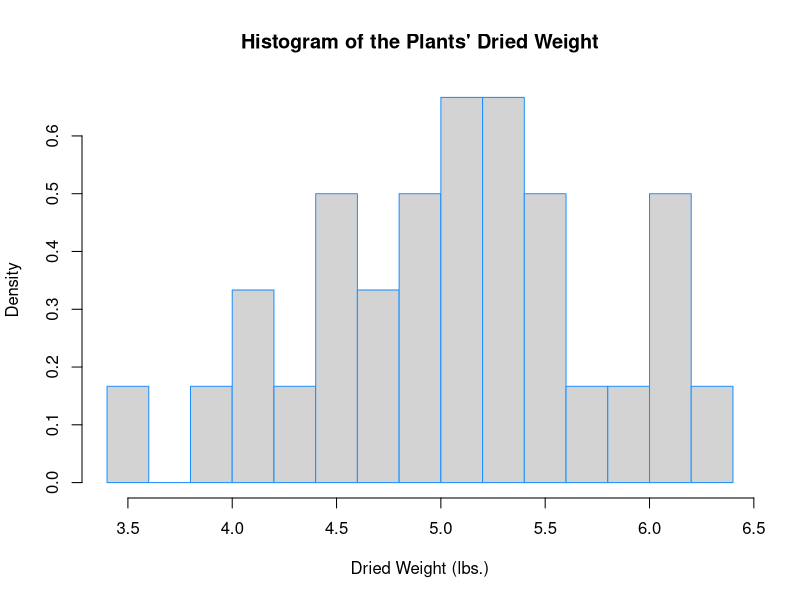
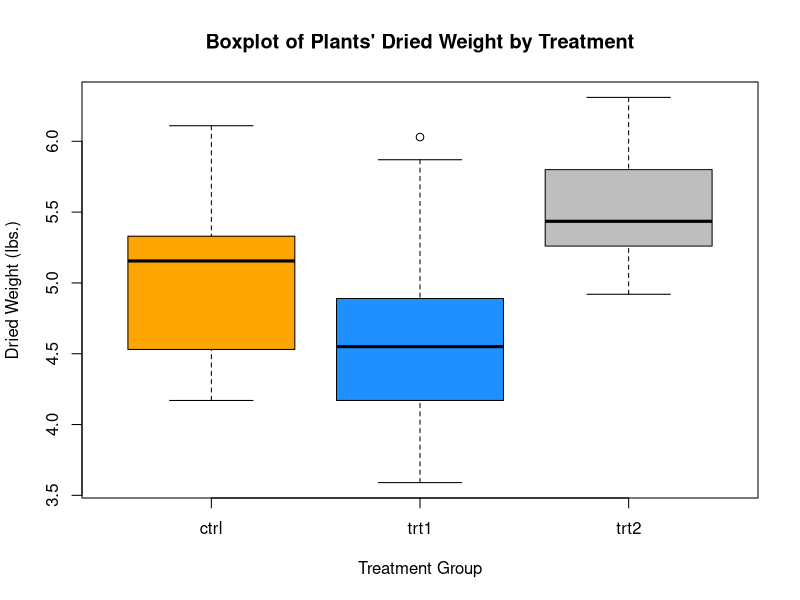
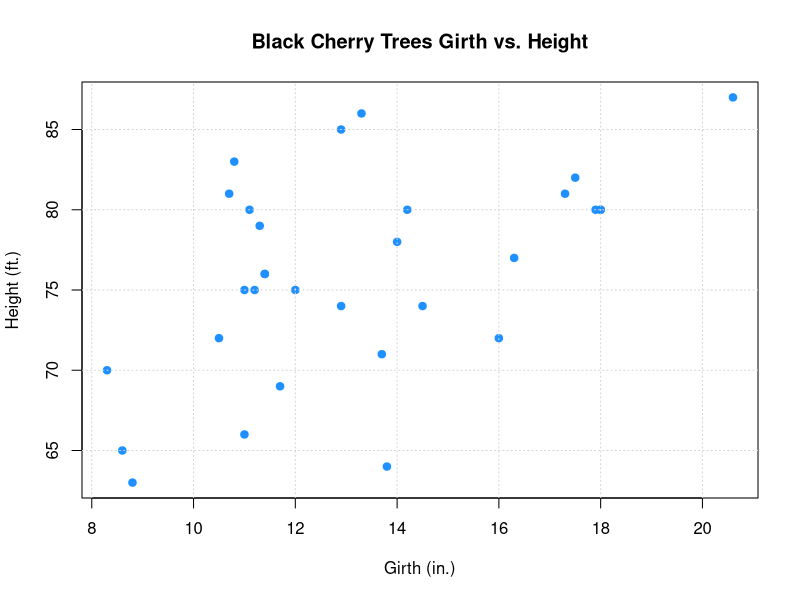
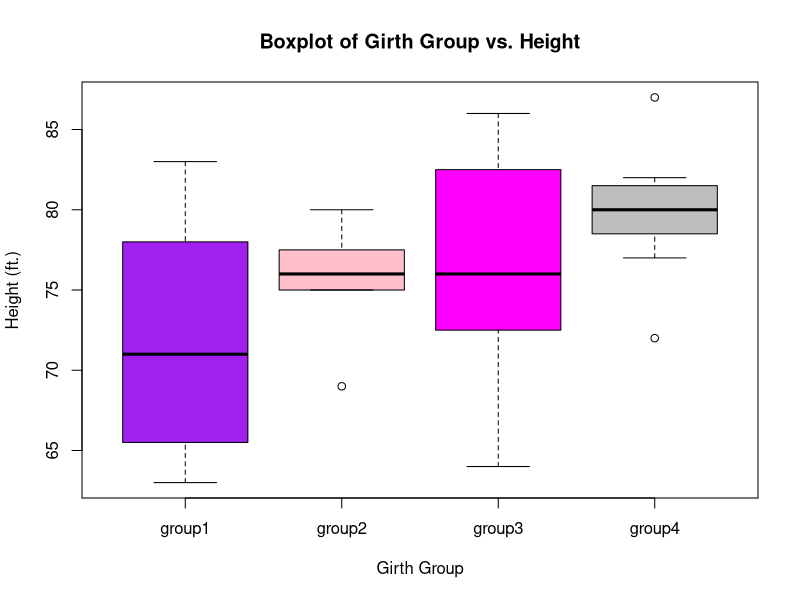
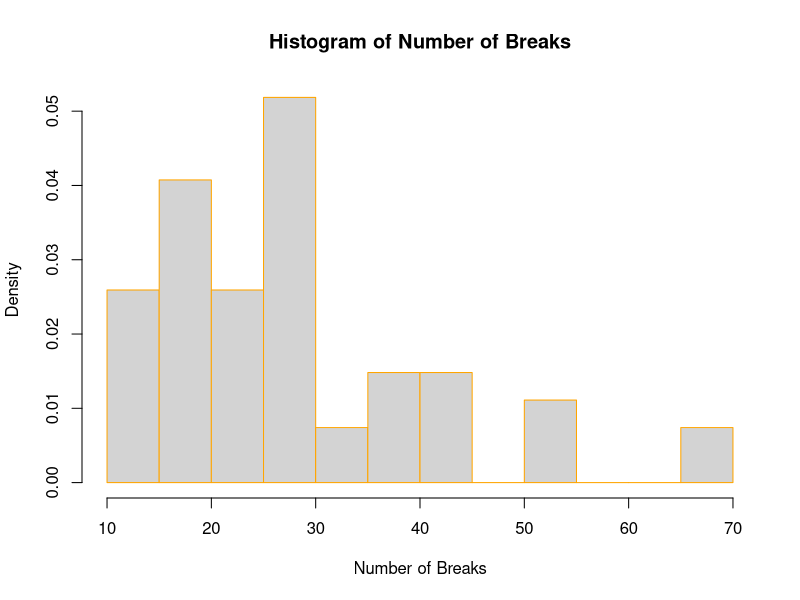
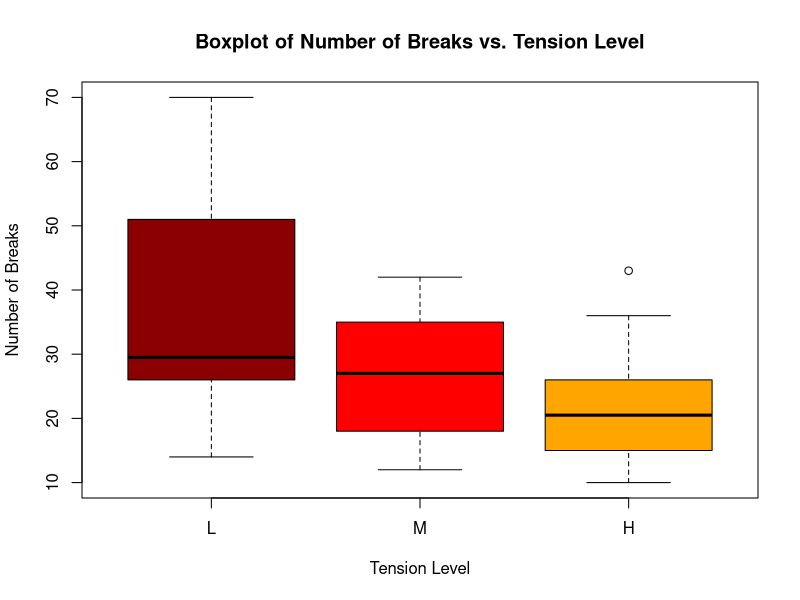
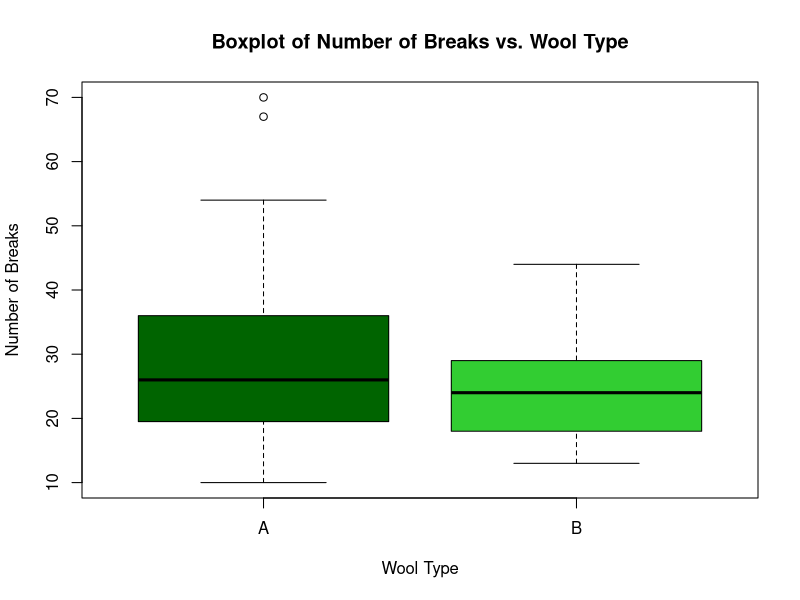
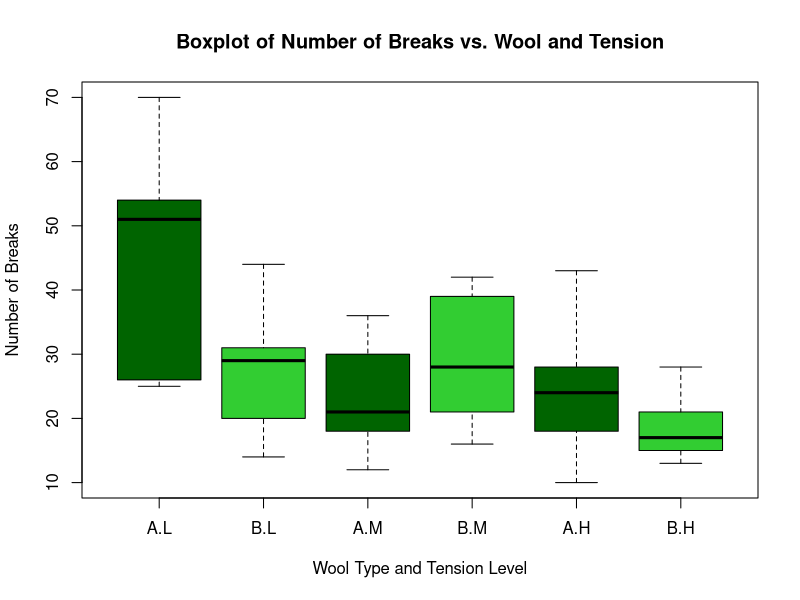

R code for these plots, in order:
## ---- chunk 1
PlantGrowth
table(PlantGrowth$group)
## ---- chunk 2
hist(PlantGrowth$weight, main = "Histogram of the Plants' Dried Weight", xlab = "Dried Weight (lbs.)", ylab = "Density", probability = TRUE, border = "dodgerblue", breaks = 10)
## ---- chunk 3
boxplot(weight ~ group, data = PlantGrowth, main = "Boxplot of Plants' Dried Weight by Treatment", xlab = "Treatment Group", ylab = "Dried Weight (lbs.)", col = c("orange", "dodgerblue", "gray"))
## ---- chunk 4
plot(Height ~ Girth, data = trees, main = "Black Cherry Trees Girth vs. Height", xlab = "Girth (in.)", ylab = "Height (ft.)", col = "dodgerblue", pch = 19)
grid()
## ---- chunk 5
fivenum(trees$Girth)
## ---- chunk 6
trees$Group <- cut(trees$Girth, breaks = c(8.3, 11.05, 12.90, 15.25, 20.60), labels = c("group1", "group2", "group3", "group4"), right = FALSE, include.lowest = TRUE)
table(trees$Group)
## ---- chunk 7
boxplot(Height ~ Group, data = trees, main = "Boxplot of Girth Group vs. Height", xlab = "Girth Group", ylab = "Height (ft.)", col = c("purple", "pink", "magenta", "gray"))
## ---- chunk 8
str(warpbreaks)
table(warpbreaks$wool, warpbreaks$tension)
## ---- chunk 9
hist(warpbreaks$breaks, main = "Histogram of Number of Breaks", xlab = "Number of Breaks", ylab = "Density", probability = TRUE, border = "orange", breaks = 20)
## ---- chunk 10
boxplot(breaks ~ tension, data = warpbreaks, main = "Boxplot of Number of Breaks vs. Tension Level", xlab = "Tension Level", ylab = "Number of Breaks", col = c("darkred", "red", "orange"))
## ---- chunk 11
boxplot(breaks ~ wool, data = warpbreaks, main = "Boxplot of Number of Breaks vs. Wool Type", xlab = "Wool Type", ylab = "Number of Breaks", col = c("darkgreen", "limegreen"))
## ---- chunk 12
boxplot(breaks ~ wool*tension, data = warpbreaks, main = "Boxplot of Number of Breaks vs. Wool and Tension", xlab = "Wool Type and Tension Level", ylab = "Number of Breaks", col = c("darkgreen", "limegreen"))
